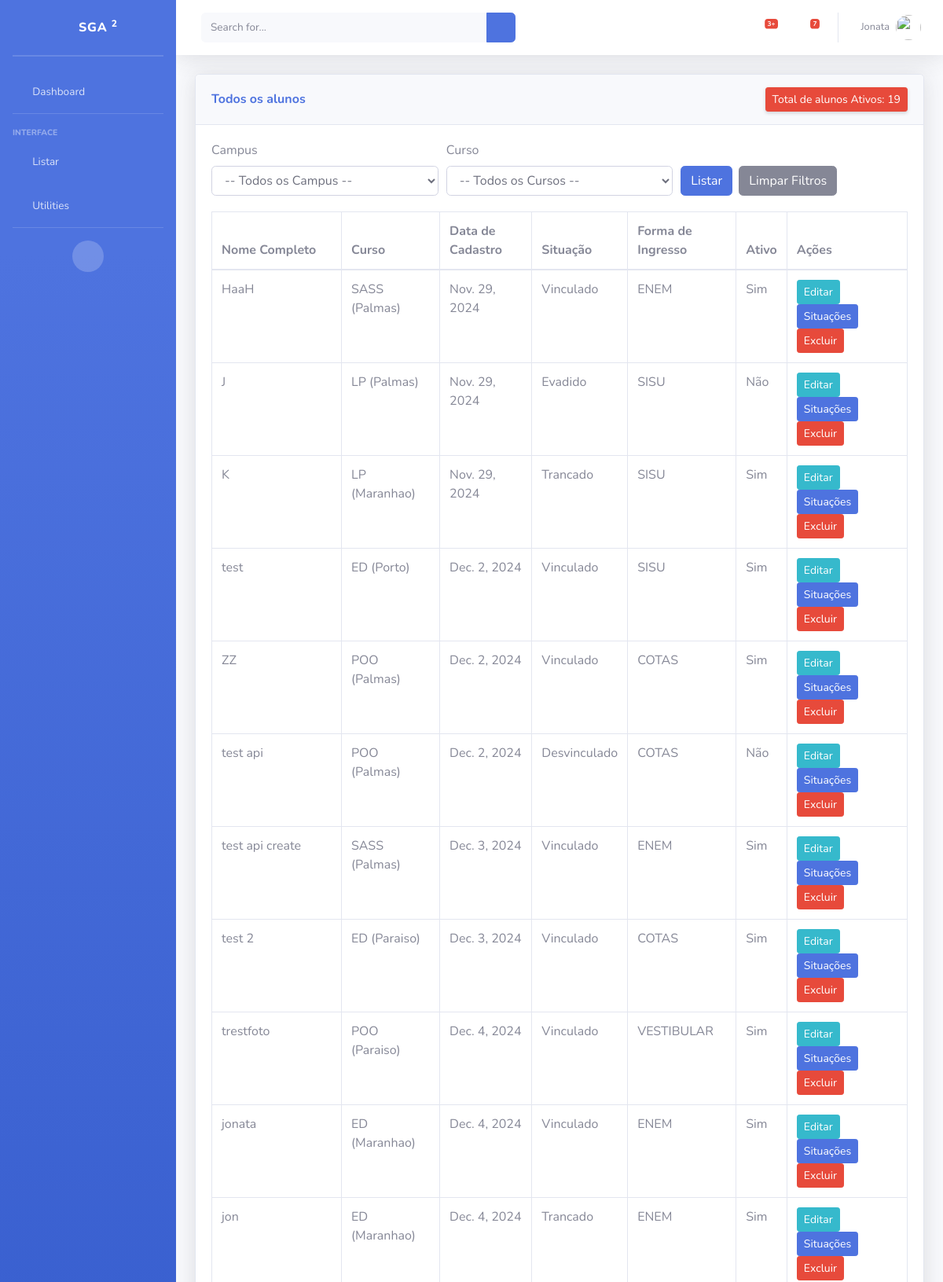
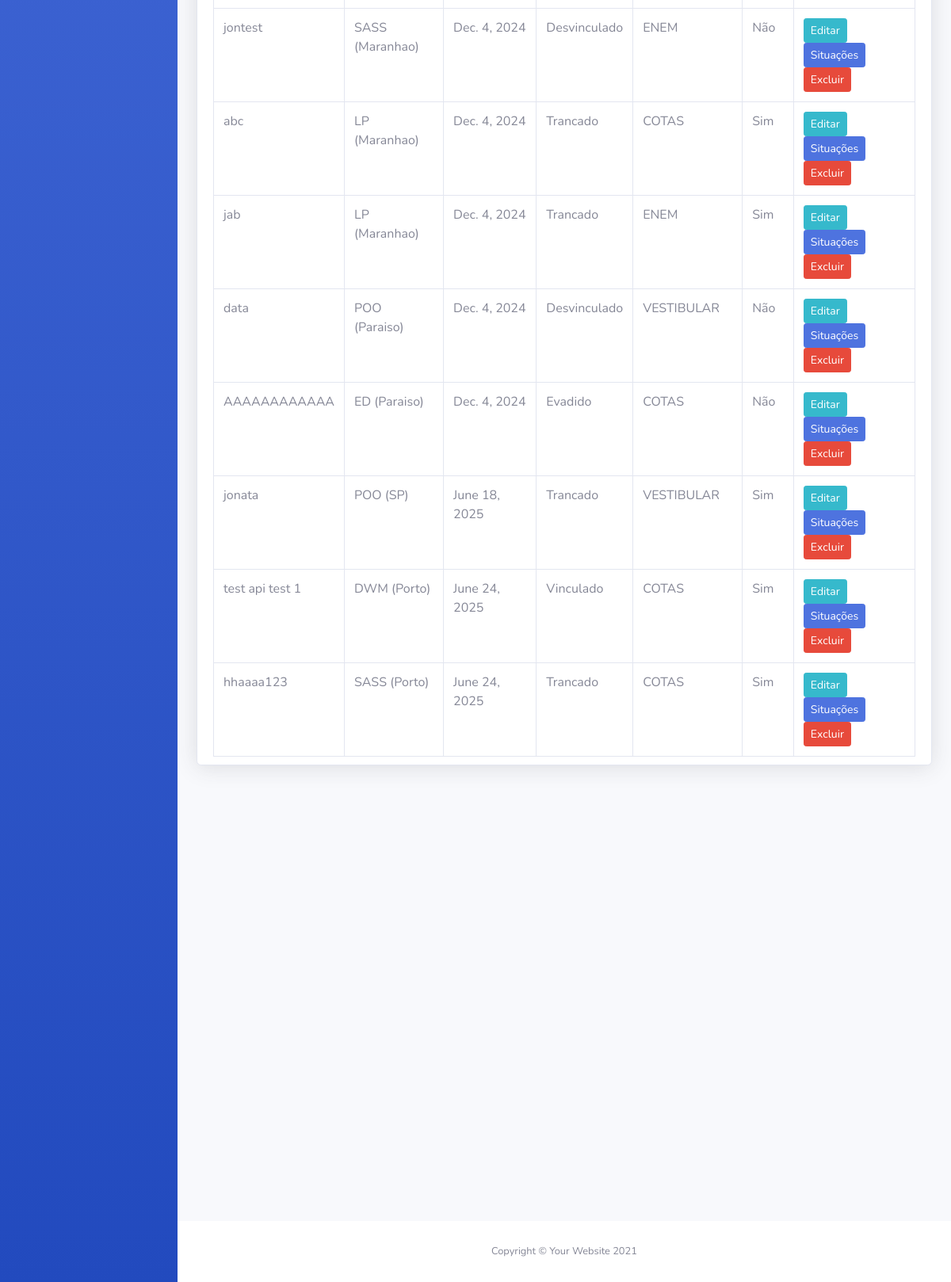
Page /alunos/ on the committed database (2 pictures, top to bottom).
### piloto/models/Aluno.py (models this page shows, shortened)
class Aluno(models.Model):
    nomeCompleto = models.CharField('Nome completo', max_length=500, help_text='')
    cpf = models.CharField('CPF', max_length=11, unique=True, help_text='')
    matricula = models.CharField('Matricula', max_length=10, unique=True, editable=False)
    curso = models.ForeignKey(Curso, verbose_name="Curso", on_delete=models.PROTECT)
    dataNascimento = models.DateField("Data de nascimento", null=True, blank=True)
    foto = models.ImageField("Foto Aluno", upload_to='alunos_fotos/', blank=True, null=True)
    formaIngresso = models.ForeignKey(FormaIngresso, verbose_name="Forma de Ingresso", on_delete=models.PROTECT)
    situacao = models.ForeignKey(Situacao, verbose_name="Situacao", on_delete=models.PROTECT, null=True, blank=True)
    dataCadastro = models.DateField('data de cadastro', default=date.today)
    dataUpdate = models.DateTimeField('Ultima atualização', auto_now=True)
    ativo = models.BooleanField("Ativo", default=True)
    class Meta:
        verbose_name = "Aluno"
        verbose_name_plural = "Alunos"

### piloto/models/Curso.py (models this page shows)
class Curso(models.Model):
    nome = models.CharField("Nome do Curso", max_length=100)
    campus = models.ForeignKey(Campus, verbose_name="Campus", on_delete=models.PROTECT)
    class Meta:
        verbose_name = "Curso"
        verbose_name_plural = "Cursos"
    def __str__(self):
        return f"{self.nome} ({self.campus.nome})"

### piloto/models/Campus.py (models this page shows, shortened)
class Campus(models.Model):
    nome = models.CharField("Nome do Campus", max_length=100, unique=True)
    class Meta:
        verbose_name = "Campus"
        verbose_name_plural = "Campi"

### piloto/models/Situacao.py (models this page shows)
class Situacao(models.Model):
    nome = models.CharField("Nome Da Situacao", max_length=50)
    estaNaInstituicao = models.BooleanField("ativo na instituicao",default=True)
    class Meta:
        verbose_name = "Situação"
        verbose_name_plural = "Situações"
    def __str__(self):
        return self.nome

### piloto/models/FomaIngresso.py (models this page shows)
class FormaIngresso(models.Model):
    nome = models.CharField("Forma de ingresso", max_length=50, unique=True)
    class Meta:
        verbose_name = "Ingresso"
        verbose_name_plural = "formaIngresso"
    def __str__(self):
        return self.nome

### piloto/views/ListaAlunosView.py (the view)
# urls.py: path('alunos/', ListaAlunosView.as_view(), name='listaAlunos'),
class ListaAlunosView(ListView):
    model = Aluno
    template_name = 'listas/ListarAlunos.html'
    context_object_name = 'alunos'
    def get_queryset(self):
        queryset = Aluno.objects.filter(ativo=True)  # Filtra apenas os alunos ativos
        campus_filter = self.request.GET.get('campus', '')  # Captura o filtro de campus
        curso_filter = self.request.GET.get('curso', '')  # Captura o filtro de curso
        if campus_filter:
            queryset = queryset.filter(curso__campus__id=campus_filter)
        if curso_filter:
            queryset = queryset.filter(curso__id=curso_filter)
        for aluno in queryset:
            aluno.ativoNaInstituicao = "Sim" if aluno.situacao and aluno.situacao.estaNaInstituicao else "Não"
        return queryset
    def get_context_data(self, **kwargs):
        context = super().get_context_data(**kwargs)
        context['campus_options'] = Campus.objects.all()  # Envia todos os campi
        context['curso_options'] = Curso.objects.all()  # Envia todos os cursos
        context['formas_ingresso'] = FormaIngresso.objects.all()
        context['situacao_option'] = Situacao.objects.all()
        context['campus_filter'] = self.request.GET.get('campus', '')  # Último valor de campus
        context['curso_filter'] = self.request.GET.get('curso', '')  # Último valor de curso
        context['total_ativo'] = Aluno.objects.filter(ativo=True).count()
        return context

### piloto/templates/listas/ListarAlunos.html (shortened to what this page needs)
{% extends 'Base.html' %}
{% load static %}
{% block content %}
<div class="container-fluid">
    <div class="card shadow mb-4">
        <div class="card-header py-3 d-flex align-items-center justify-content-between">
            <h6 class="m-0 font-weight-bold text-primary">Todos os alunos</h6>
            <a href="#" class="d-none d-sm-inline-block btn btn-sm btn-danger shadow-sm">
                Total de alunos Ativos: {{ total_ativo }}
            </a>
        </div>
        <div class="card-body" style="max-height: 75vh; overflow-y: auto;">
            <form method="GET" action="{% url 'listaAlunos' %}">
                <div class="form-row">
                    <div class="col">
                        <label for="campus">Campus</label>
                        <select class="form-control" name="campus" id="campus">
                            <option value="">-- Todos os Campus --</option>
                        </select>
                    </div>
                    <div class="col">
                        <label for="curso">Curso</label>
                        <select class="form-control" name="curso" id="curso">
                            <option value="">-- Todos os Cursos --</option>
                        </select>
                    </div>
                    <div class="col">
                        <button type="submit" class="btn btn-primary" style="margin-top: 32px;">Listar</button>
                        <a href="{% url 'listaAlunos' %}" class="btn btn-secondary" style="margin-top: 32px; margin-left: 4px;">Limpar Filtros</a>
                    </div>
                </div>
            </form>
            <div class="table-responsive" style="margin-top: 20px;">
                <table class="table table-bordered" id="dataTable" width="100%" cellspacing="0">
                    <thead>
                        <tr>
                            <th>Nome Completo</th>
                            <th>Curso</th>
                            <th>Data de Cadastro</th>
                            <th>Situação</th>
                            <th>Forma de Ingresso</th>
                            <th>Ativo</th>
                            <th>Ações</th>
                        </tr>
                    </thead>
                    <tbody>
                        {% for aluno in alunos %}
                            <tr>
                                <td>{{ aluno.nomeCompleto }}</td>
                                <td>{{ aluno.curso }}</td>
                                <td>{{ aluno.dataCadastro }}</td>
                                <td>{{ aluno.situacao }}</td>
                                <td>{{ aluno.formaIngresso }}</td>
                                <td>{{ aluno.ativoNaInstituicao }}</td>
                                <td>
                                    <a href="{% url 'editarAluno' aluno.id %}" class="btn btn-info btn-sm">Editar</a>
                                    <button class="btn btn-primary btn-sm" data-toggle="modal" data-target="#situacaoModal{{ aluno.id }}">
                                        Situações
                                    </button>
                                    <button class="btn btn-danger btn-sm" data-toggle="modal" data-target="#excluirModal{{ aluno.id }}">
                                        Excluir
                                    </button>
                                </td>
                            </tr>
                        {% empty %}
                            <tr>
                                <td colspan="6" class="text-center">Nenhum aluno encontrado.</td>
                            </tr>
                        {% endfor %}
                    </tbody>
                </table>
            </div>
        </div>
    </div>
</div>
</div>
{% endblock %}

### rows in the picture
Aluno: nomeCompleto "HaaH", curso "SASS (Palmas)", dataCadastro "Nov. 29, 2024", situacao "Vinculado", formaIngresso "ENEM", ativoNaInstituicao "Sim"
Aluno: nomeCompleto "J", curso "LP (Palmas)", dataCadastro "Nov. 29, 2024", situacao "Evadido", formaIngresso "SISU", ativoNaInstituicao "Não"
Aluno: nomeCompleto "K", curso "LP (Maranhao)", dataCadastro "Nov. 29, 2024", situacao "Trancado", formaIngresso "SISU", ativoNaInstituicao "Sim"
Aluno: nomeCompleto "test", curso "ED (Porto)", dataCadastro "Dec. 2, 2024", situacao "Vinculado", formaIngresso "SISU", ativoNaInstituicao "Sim"
Aluno: nomeCompleto "ZZ", curso "POO (Palmas)", dataCadastro "Dec. 2, 2024", situacao "Vinculado", formaIngresso "COTAS", ativoNaInstituicao "Sim"
Aluno: nomeCompleto "test api", curso "POO (Palmas)", dataCadastro "Dec. 2, 2024", situacao "Desvinculado", formaIngresso "COTAS", ativoNaInstituicao "Não"
Aluno: nomeCompleto "test api create", curso "SASS (Palmas)", dataCadastro "Dec. 3, 2024", situacao "Vinculado", formaIngresso "ENEM", ativoNaInstituicao "Sim"
Aluno: nomeCompleto "test 2", curso "ED (Paraiso)", dataCadastro "Dec. 3, 2024", situacao "Vinculado", formaIngresso "COTAS", ativoNaInstituicao "Sim"
Aluno: nomeCompleto "trestfoto", curso "POO (Paraiso)", dataCadastro "Dec. 4, 2024", situacao "Vinculado", formaIngresso "VESTIBULAR", ativoNaInstituicao "Sim"
Aluno: nomeCompleto "jonata", curso "ED (Maranhao)", dataCadastro "Dec. 4, 2024", situacao "Vinculado", formaIngresso "ENEM", ativoNaInstituicao "Sim"
Aluno: nomeCompleto "jon", curso "ED (Maranhao)", dataCadastro "Dec. 4, 2024", situacao "Trancado", formaIngresso "ENEM", ativoNaInstituicao "Sim"
Aluno: nomeCompleto "jontest", curso "SASS (Maranhao)", dataCadastro "Dec. 4, 2024", situacao "Desvinculado", formaIngresso "ENEM", ativoNaInstituicao "Não"
Aluno: nomeCompleto "abc", curso "LP (Maranhao)", dataCadastro "Dec. 4, 2024", situacao "Trancado", formaIngresso "COTAS", ativoNaInstituicao "Sim"
Aluno: nomeCompleto "jab", curso "LP (Maranhao)", dataCadastro "Dec. 4, 2024", situacao "Trancado", formaIngresso "ENEM", ativoNaInstituicao "Sim"
Aluno: nomeCompleto "data", curso "POO (Paraiso)", dataCadastro "Dec. 4, 2024", situacao "Desvinculado", formaIngresso "VESTIBULAR", ativoNaInstituicao "Não"
Aluno: nomeCompleto "AAAAAAAAAAAA", curso "ED (Paraiso)", dataCadastro "Dec. 4, 2024", situacao "Evadido", formaIngresso "COTAS", ativoNaInstituicao "Não"
Aluno: nomeCompleto "jonata", curso "POO (SP)", dataCadastro "June 18, 2025", situacao "Trancado", formaIngresso "VESTIBULAR", ativoNaInstituicao "Sim"
Aluno: nomeCompleto "test api test 1", curso "DWM (Porto)", dataCadastro "June 24, 2025", situacao "Vinculado", formaIngresso "COTAS", ativoNaInstituicao "Sim"
Aluno: nomeCompleto "hhaaaa123", curso "SASS (Porto)", dataCadastro "June 24, 2025", situacao "Trancado", formaIngresso "COTAS", ativoNaInstituicao "Sim"

### other values in the picture
{{ total_ativo }} "19"
